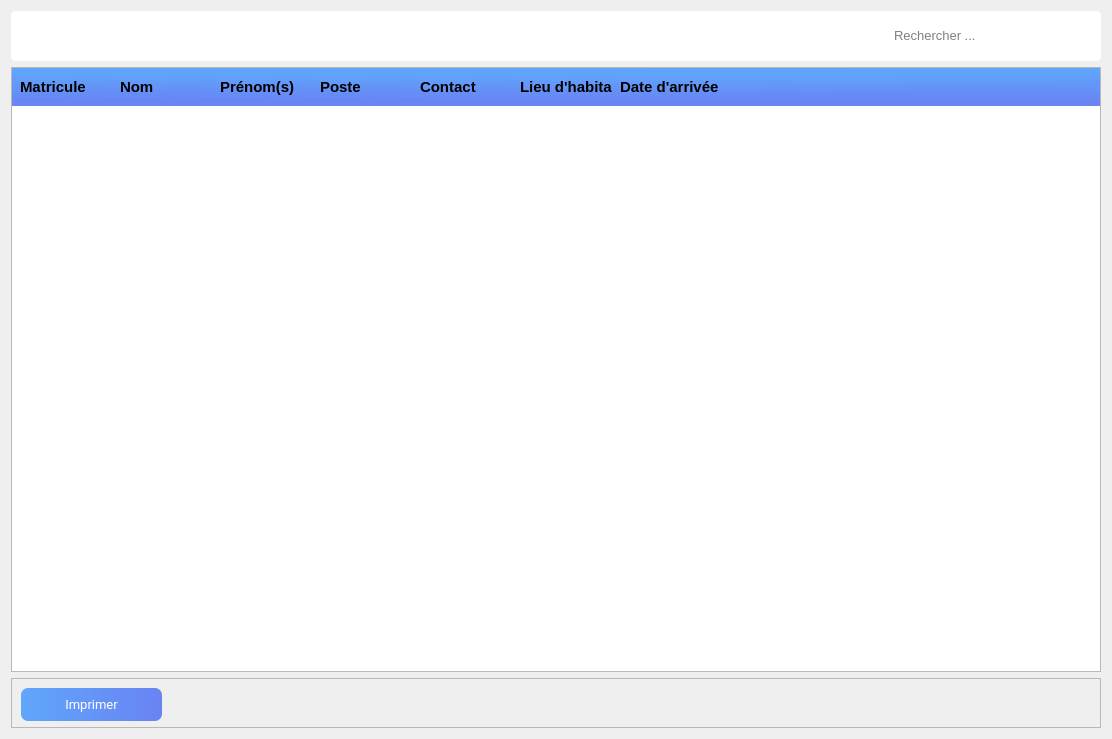
<?xml version="1.0" encoding="UTF-8"?>
<ui version="4.0">
 <class>Form</class>
 <widget class="QWidget" name="Form">
  <property name="geometry">
   <rect>
    <x>0</x>
    <y>0</y>
    <width>1112</width>
    <height>739</height>
   </rect>
  </property>
  <property name="windowTitle">
   <string>Employés</string>
  </property>
  <property name="windowIcon">
   <iconset resource="img.qrc">
    <normaloff>:/Ressource/Images/ASRH_logo.png</normaloff>:/Ressource/Images/ASRH_logo.png</iconset>
  </property>
  <layout class="QVBoxLayout" name="verticalLayout">
   <item>
    <widget class="QFrame" name="Entete">
     <property name="minimumSize">
      <size>
       <width>0</width>
       <height>50</height>
      </size>
     </property>
     <property name="maximumSize">
      <size>
       <width>16777215</width>
       <height>50</height>
      </size>
     </property>
     <property name="styleSheet">
      <string notr="true">QFrame#Entete{
	border-radius:4px;
	background-color: rgb(255, 255, 255);
}

QPushButton{
	color:#fff;
	border-radius:7px;
	background-color: qlineargradient(spread:pad, x1:0, y1:0, x2:1, y2:0, stop:0 rgba(96, 166, 252, 255), stop:1 rgba(105, 131, 243, 255));

}
QPushButton:pressed{
background-color: qlineargradient(spread:pad, x1:0, y1:0, x2:1, y2:0, stop:0 rgba(104, 176, 255, 255), stop:1 rgba(115, 141, 253, 255));
}</string>
     </property>
     <property name="frameShape">
      <enum>QFrame::StyledPanel</enum>
     </property>
     <property name="frameShadow">
      <enum>QFrame::Raised</enum>
     </property>
     <layout class="QHBoxLayout" name="horizontalLayout">
      <item>
       <spacer name="horizontalSpacer">
        <property name="orientation">
         <enum>Qt::Horizontal</enum>
        </property>
        <property name="sizeHint" stdset="0">
         <size>
          <width>40</width>
          <height>20</height>
         </size>
        </property>
       </spacer>
      </item>
      <item>
       <widget class="QLabel" name="labelShearchIcon">
        <property name="minimumSize">
         <size>
          <width>28</width>
          <height>18</height>
         </size>
        </property>
        <property name="maximumSize">
         <size>
          <width>33</width>
          <height>18</height>
         </size>
        </property>
        <property name="styleSheet">
         <string notr="true">image: url(:/GrisIcon/Images/GrisIcon/search.svg);</string>
        </property>
        <property name="text">
         <string/>
        </property>
       </widget>
      </item>
      <item>
       <widget class="QLineEdit" name="lineEditSearch">
        <property name="maximumSize">
         <size>
          <width>200</width>
          <height>16777215</height>
         </size>
        </property>
        <property name="font">
         <font>
          <pointsize>10</pointsize>
          <weight>50</weight>
          <bold>false</bold>
         </font>
        </property>
        <property name="styleSheet">
         <string notr="true">border:none;</string>
        </property>
        <property name="placeholderText">
         <string>Rechercher ...</string>
        </property>
       </widget>
      </item>
     </layout>
    </widget>
   </item>
   <item>
    <widget class="QFrame" name="FrameHistorique">
     <property name="styleSheet">
      <string notr="true">QWidget#PaginationPage1{
border-radius:4px;
background-color: rgb(255, 255, 255);
}
QHeaderView,QHeaderView::section {
	background-color: qlineargradient(spread:pad, x1:0.489, y1:0, x2:0.522, y2:1, stop:0 rgba(96, 166, 252, 255), stop:1 rgba(105, 131, 243, 255));
	height:30px;
    color: &quot;#eee&quot;;
	font-weight:bold;
    font-size: 15px;
    padding: 4px;
	border:none;
}

QTreeWidget#TableauHistorique{
border:none;
}


QTreeWidget#TableauHistorique:item{
	background-color: qlineargradient(spread:pad, x1:0.489, y1:0, x2:0.522, y2:1, stop:0 rgba(96, 166, 252, 0.2), stop:1 rgba(105, 131, 243, 0.2));
}
QTreeWidget#TableauHistorique:item:hover{
	background-color: qlineargradient(spread:pad, x1:0.489, y1:0, x2:0.522, y2:1, stop:0 rgba(96, 166, 252, 0.3), stop:1 rgba(105, 131, 243, 0.3));
}
QTreeWidget#TableauHistorique:item:selected{
	background-color: qlineargradient(spread:pad, x1:0.489, y1:0, x2:0.522, y2:1, stop:0 rgba(96, 166, 252, 0.6), stop:1 rgba(105, 131, 243, 0.6));
}
</string>
     </property>
     <property name="frameShape">
      <enum>QFrame::StyledPanel</enum>
     </property>
     <property name="frameShadow">
      <enum>QFrame::Raised</enum>
     </property>
     <layout class="QVBoxLayout" name="verticalLayout_2">
      <property name="spacing">
       <number>0</number>
      </property>
      <property name="leftMargin">
       <number>0</number>
      </property>
      <property name="topMargin">
       <number>0</number>
      </property>
      <property name="rightMargin">
       <number>0</number>
      </property>
      <property name="bottomMargin">
       <number>0</number>
      </property>
      <item>
       <widget class="QTreeWidget" name="TableauHistorique">
        <property name="font">
         <font>
          <pointsize>11</pointsize>
         </font>
        </property>
        <column>
         <property name="text">
          <string>Matricule</string>
         </property>
        </column>
        <column>
         <property name="text">
          <string>Nom</string>
         </property>
        </column>
        <column>
         <property name="text">
          <string>Prénom(s)</string>
         </property>
        </column>
        <column>
         <property name="text">
          <string>Poste</string>
         </property>
        </column>
        <column>
         <property name="text">
          <string>Contact</string>
         </property>
        </column>
        <column>
         <property name="text">
          <string>Lieu d'habitation</string>
         </property>
        </column>
        <column>
         <property name="text">
          <string>Date d'arrivée</string>
         </property>
        </column>
       </widget>
      </item>
     </layout>
    </widget>
   </item>
   <item>
    <widget class="QFrame" name="Footer">
     <property name="minimumSize">
      <size>
       <width>0</width>
       <height>50</height>
      </size>
     </property>
     <property name="maximumSize">
      <size>
       <width>16777215</width>
       <height>50</height>
      </size>
     </property>
     <property name="styleSheet">
      <string notr="true">

QPushButton{
	color:#fff;
	border-radius:7px;
	background-color: qlineargradient(spread:pad, x1:0, y1:0, x2:1, y2:0, stop:0 rgba(96, 166, 252, 255), stop:1 rgba(105, 131, 243, 255));

}
QPushButton:pressed{
background-color: qlineargradient(spread:pad, x1:0, y1:0, x2:1, y2:0, stop:0 rgba(104, 176, 255, 255), stop:1 rgba(115, 141, 253, 255));
}</string>
     </property>
     <property name="frameShape">
      <enum>QFrame::StyledPanel</enum>
     </property>
     <property name="frameShadow">
      <enum>QFrame::Raised</enum>
     </property>
     <layout class="QHBoxLayout" name="horizontalLayout_2">
      <item>
       <widget class="QPushButton" name="HistoriqueBtn_2">
        <property name="minimumSize">
         <size>
          <width>141</width>
          <height>33</height>
         </size>
        </property>
        <property name="font">
         <font>
          <family>Roboto</family>
          <pointsize>10</pointsize>
         </font>
        </property>
        <property name="text">
         <string>Imprimer</string>
        </property>
        <property name="icon">
         <iconset resource="img.qrc">
          <normaloff>:/BlancIcone/Images/BlancIcon/printer.svg</normaloff>:/BlancIcone/Images/BlancIcon/printer.svg</iconset>
        </property>
       </widget>
      </item>
      <item>
       <spacer name="horizontalSpacer_2">
        <property name="orientation">
         <enum>Qt::Horizontal</enum>
        </property>
        <property name="sizeHint" stdset="0">
         <size>
          <width>40</width>
          <height>20</height>
         </size>
        </property>
       </spacer>
      </item>
     </layout>
    </widget>
   </item>
  </layout>
 </widget>
 <resources>
  <include location="img.qrc"/>
 </resources>
 <connections/>
</ui>
